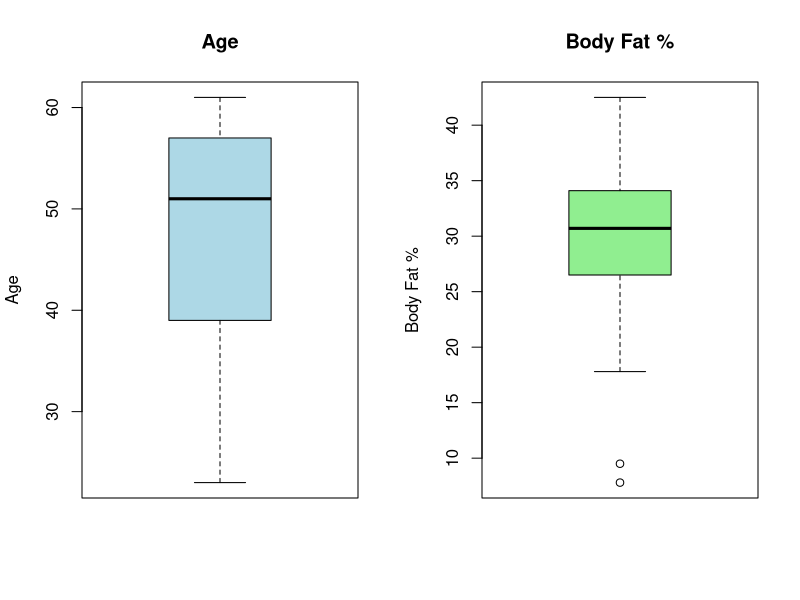
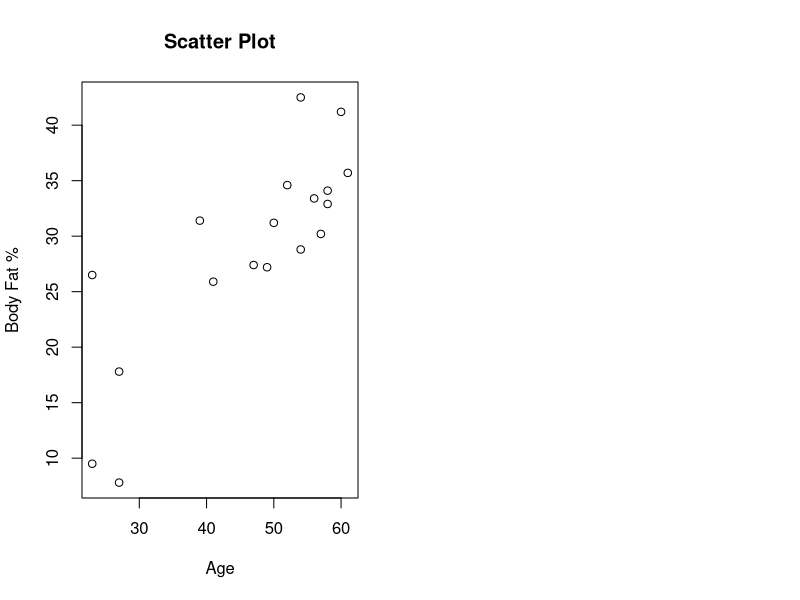

Source code (R) for these figures, in order:
print(192125105)
print("D.Narendra")
age <- c(23, 23, 27, 27, 39, 41, 47, 49, 50, 52, 54, 54, 56, 57, 58, 58, 60, 61) 
body_fat <- c(9.5, 26.5, 7.8, 17.8, 31.4, 25.9, 27.4, 27.2, 31.2, 34.6, 42.5, 28.8, 
              33.4, 30.2, 34.1, 32.9, 41.2, 35.7)
mean_age <- mean(age) 
median_age <- median(age) 
sd_age <- sd(age) 
mean_fat <- mean(body_fat) 
median_fat <- median(body_fat) 
sd_fat <- sd(body_fat) 
par(mfrow = c(1, 2)) 
boxplot(age, main = "Age", ylab = "Age", col = "lightblue") 
boxplot(body_fat, main = "Body Fat %", ylab = "Body Fat %", col = "lightgreen") 
par(mfrow = c(1, 2)) 
plot(age, body_fat, xlab = "Age", ylab = "Body Fat %", main = "Scatter Plot") 
cat("Age: Mean =", mean_age, ", Median =", median_age, ", SD =", sd_age, "\n") 
cat("Body Fat %: Mean =", mean_fat, ", Median =", median_fat, ", SD =", sd_fat, 
    "\n")

